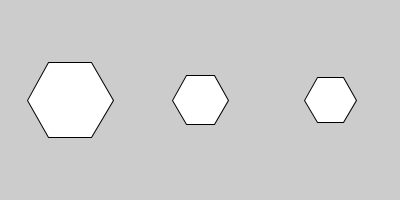
Frame 1 (no input)
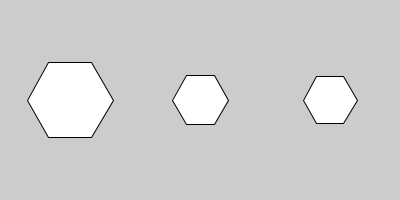
Frame 60 (the mouse pressed at the canvas centre just before this capture)
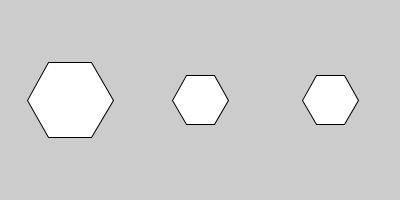
Frame 120 (the mouse held since frame 60 and released just before this capture)

The Processing sketch that drew these frames (run headless with seeded random() and noise(); from frame 60 on, the mouse is pressed at the canvas centre):

// Processing sketch: sk_func_hexagon
// ── sk_func_hexagon.pde
void setup()
{
  size( 400, 200 );
}

void draw()
{ 
  background( 204 );
  
  drawHexagon( 70, 100, hour() + 20 );
  drawHexagon( 200, 100, minute() + 20 );
  drawHexagon( 330, 100, second() + 20 );
}

void drawHexagon( int iX, int iY, float fRadius )
{
  beginShape();
  for( int iDeg = 0; iDeg < 360; iDeg += 60 )
  {
    float fX = fRadius * cos( radians( iDeg ) );
    float fY = fRadius * sin( radians( iDeg ) );
    
    vertex( fX + iX, fY + iY );
  }
  endShape( CLOSE );
}
